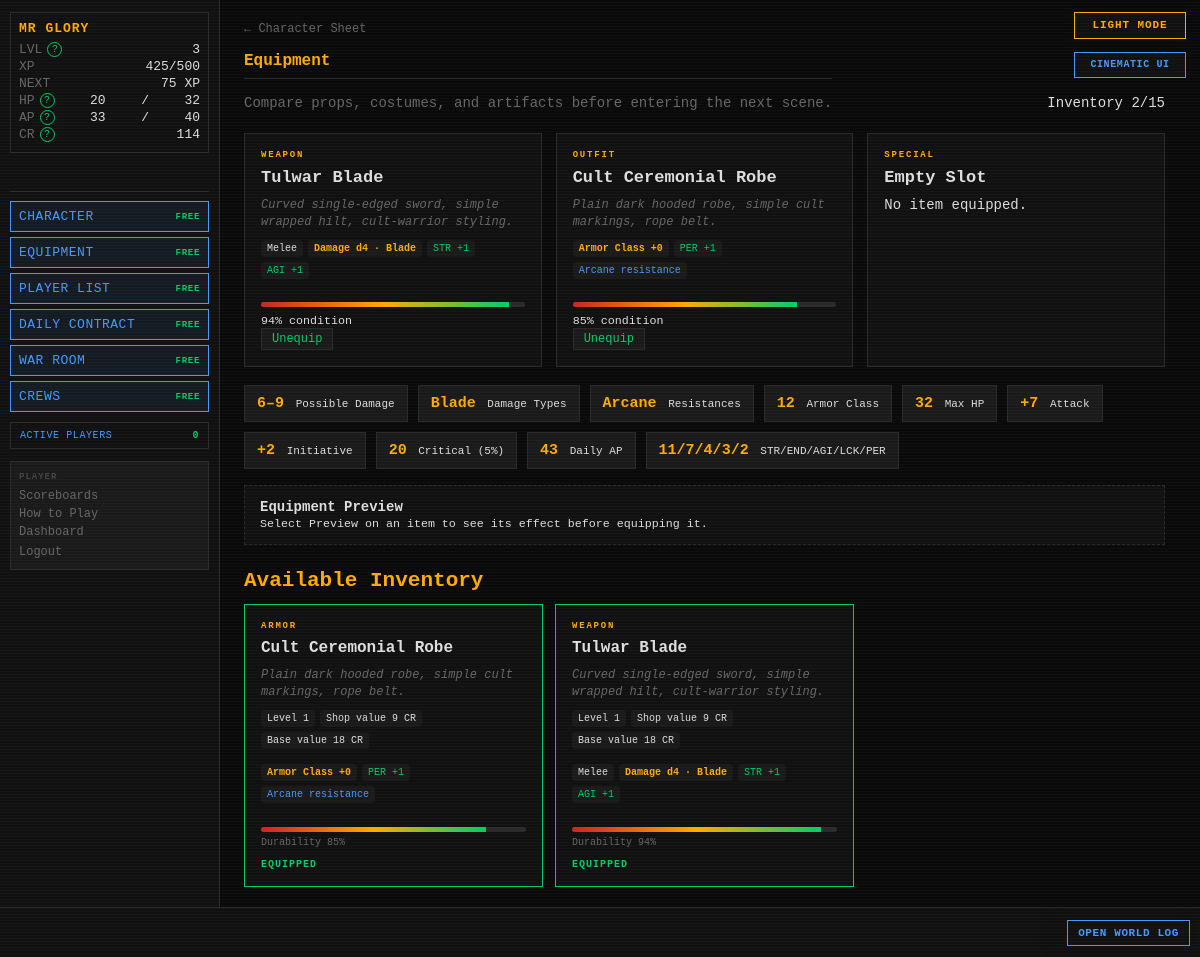
The page /equipment (signed in) on the database its author committed.
### tables this page shows
CREATE TABLE players (
    id                  INTEGER PRIMARY KEY AUTOINCREMENT,
    username            TEXT    UNIQUE NOT NULL,
    password_hash       TEXT    NOT NULL,
    email               TEXT    UNIQUE NOT NULL,
    character_name      TEXT    NOT NULL,
    sex                 TEXT    NOT NULL,
    class_id            INTEGER REFERENCES classes(id),
    str_stat            INTEGER NOT NULL DEFAULT 1,
    end_stat            INTEGER NOT NULL DEFAULT 1,
    agi_stat            INTEGER NOT NULL DEFAULT 1,
    lck_stat            INTEGER NOT NULL DEFAULT 1,
    per_stat            INTEGER NOT NULL DEFAULT 1,
    level               INTEGER NOT NULL DEFAULT 1,
    xp                  INTEGER NOT NULL DEFAULT 0,
    current_hp          INTEGER NOT NULL,
    current_ap          INTEGER NOT NULL,
    credits             INTEGER NOT NULL DEFAULT 25,
    equipped_weapon_id  INTEGER REFERENCES inventory_items(id),
    equipped_armor_id   INTEGER REFERENCES inventory_items(id),
    equipped_special_id INTEGER REFERENCES inventory_items(id),
    in_combat           INTEGER NOT NULL DEFAULT 0,
    pending_levelup     INTEGER NOT NULL DEFAULT 0,
    pending_perk        INTEGER NOT NULL DEFAULT 0,
    combat_preference   TEXT    NOT NULL DEFAULT "Balanced",
    is_banned           INTEGER NOT NULL DEFAULT 0,
    retired_at          TEXT,
    last_login_at       TEXT,
    created_at          TEXT    NOT NULL DEFAULT (datetime('now'))
);

CREATE TABLE inventory_items (
    id                 INTEGER PRIMARY KEY AUTOINCREMENT,
    player_id          INTEGER NOT NULL REFERENCES players(id),
    item_type          TEXT    NOT NULL,
    item_id            INTEGER NOT NULL,
    current_durability INTEGER NOT NULL DEFAULT 100,
    acquired_at        TEXT    NOT NULL DEFAULT (datetime('now')),
    acquired_method    TEXT    NOT NULL
);

CREATE TABLE weapons (
    id              INTEGER PRIMARY KEY AUTOINCREMENT,
    name            TEXT    UNIQUE NOT NULL,
    is_active       INTEGER NOT NULL DEFAULT 1,
    level           INTEGER NOT NULL,
    weapon_type     TEXT    NOT NULL,
    damage_die      TEXT    NOT NULL,
    damage_type     TEXT    NOT NULL,
    str_bonus       INTEGER NOT NULL DEFAULT 0,
    end_bonus       INTEGER NOT NULL DEFAULT 0,
    agi_bonus       INTEGER NOT NULL DEFAULT 0,
    lck_bonus       INTEGER NOT NULL DEFAULT 0,
    per_bonus       INTEGER NOT NULL DEFAULT 0,
    associated_to   TEXT,
    credit_cost     INTEGER NOT NULL,
    drop_chance     REAL    NOT NULL,
    starting_durability INTEGER NOT NULL DEFAULT 100,
    imported_at     TEXT    NOT NULL DEFAULT (datetime('now'))
, description TEXT NOT NULL DEFAULT '');

CREATE TABLE armor (
    id              INTEGER PRIMARY KEY AUTOINCREMENT,
    name            TEXT    UNIQUE NOT NULL,
    is_active       INTEGER NOT NULL DEFAULT 1,
    level           INTEGER NOT NULL,
    ac_bonus        INTEGER NOT NULL DEFAULT 0,
    res_blade       INTEGER NOT NULL DEFAULT 0,
    res_blunt       INTEGER NOT NULL DEFAULT 0,
    res_ballistic   INTEGER NOT NULL DEFAULT 0,
    res_energy      INTEGER NOT NULL DEFAULT 0,
    res_arcane      INTEGER NOT NULL DEFAULT 0,
    res_explosive   INTEGER NOT NULL DEFAULT 0,
    res_venom       INTEGER NOT NULL DEFAULT 0,
    str_bonus       INTEGER NOT NULL DEFAULT 0,
    end_bonus       INTEGER NOT NULL DEFAULT 0,
    agi_bonus       INTEGER NOT NULL DEFAULT 0,
    lck_bonus       INTEGER NOT NULL DEFAULT 0,
    per_bonus       INTEGER NOT NULL DEFAULT 0,
    associated_to   TEXT,
    credit_cost     INTEGER NOT NULL,
    drop_chance     REAL    NOT NULL,
    starting_durability INTEGER NOT NULL DEFAULT 100,
    imported_at     TEXT    NOT NULL DEFAULT (datetime('now'))
, description TEXT NOT NULL DEFAULT '');

### routes/character.py (the view)
@bp.route("/equipment")
def equipment():
    player = g.player
    if player.get("in_combat"):
        return redirect(url_for("dashboard.index"))
    inventory = _get_full_inventory(player)
    equipped = {
        "weapon": _find_equipped(inventory, player.get("equipped_weapon_id")),
        "armor": _find_equipped(inventory, player.get("equipped_armor_id")),
        "special": _find_equipped(inventory, player.get("equipped_special_id")),
    }
    return render_template(
        "character/equipment.html",
        inventory=inventory,
        equipped=equipped,
        derived=_calc_derived_stats(player, equipped, get_all_settings()),
        feedback=request.args.get("feedback"),
        error=request.args.get("error"),
    )

### app.py (called while the page is built)
def _context_processor() -> dict:
    settings = get_all_settings()
    player = g.get("player")
    if not player:
        return {"settings": settings}
    active_count = execute_one(
        """SELECT COUNT(DISTINCT q.player_id) AS cnt FROM action_queue q
           JOIN players p ON p.id=q.player_id
           WHERE datetime(q.created_at)>=datetime('now','-5 minutes') AND p.is_banned=0"""
    )["cnt"]
    return {"player": player, "settings": settings,
            "active_player_count": active_count}

def _check_auth():
    if request.endpoint in _AUTH_EXEMPT:
        return None
    if not session.get("player_id"):
        return redirect(url_for("auth.login"))
    return None

def _load_player():
    player_id = session.get("player_id")
    if not player_id:
        return None
    reconcile_combat_state(player_id)
    player = get_player(player_id)
    if player is None:
        session.clear()
        return redirect(url_for("auth.login"))
    g.player = player
    return None

def _check_levelup():
    if request.endpoint in _LEVELUP_EXEMPT:
        return None
    player = g.get("player")
    if player and player.get("pending_levelup") and not player.get("in_combat"):
        return redirect(url_for("auth.levelup"))
    if player and not player.get("in_combat"):
        threshold = cfg.XP_CURVE.get(player["level"] + 1)
        if threshold is not None and player["xp"] >= threshold:
            from combat.engine import check_level_up
            if check_level_up(player["id"], player["xp"], player["level"]):
                g.player = get_player(player["id"])
                return redirect(url_for("auth.levelup"))
    return None

def _set_blackout_flag():
    settings = get_all_settings()
    blackout_mins = settings.get("MIDNIGHT_BLACKOUT_MINUTES", cfg.MIDNIGHT_BLACKOUT_MINUTES)
    now = datetime.now(timezone.utc)
    minutes_to_midnight = (24 * 60) - (now.hour * 60 + now.minute)
    g.blackout = (minutes_to_midnight <= blackout_mins)

### combat/engine.py (called while the page is built)
def proficiency_bonus(level: int) -> int:
    return 2 + max(0, (int(level or 1) - 1) // 4)

### database.py (called while the page is built)
def get_db() -> sqlite3.Connection:
    if 'db' not in g:
        g.db = sqlite3.connect(
            cfg.DB_PATH,
            detect_types=sqlite3.PARSE_DECLTYPES,
            timeout=10,
        )
        g.db.row_factory = dict_factory
        g.db.execute("PRAGMA foreign_keys = ON")
        g.db.execute("PRAGMA journal_mode = WAL")
    return g.db

### templates/character/equipment.html (shortened to what this page needs)
{% extends "base.html" %}
{% block content %}
<div id="page-content" class="equipment-page cinematic-page">
    <div class="sheet-header">
        <div><a href="{{ url_for('character.index') }}" class="back-link">← Character Sheet</a>
        <h1 class="page-title">Equipment</h1>
        <p class="sheet-subtitle">Compare props, costumes, and artifacts before entering the next scene.</p></div>
        <div class="loadout-summary">Inventory {{ player.inventory_count }}/{{ player.inventory_limit }}</div>
    </div>
    <section class="loadout-slots" aria-label="Current loadout">
    {% for slot, item in equipped.items() %}
        <article class="loadout-card {{ 'filled' if item else 'empty' }}">
            <div class="loadout-slot">{{ 'OUTFIT' if slot == 'armor' else slot|upper }}</div>
            {% if item %}
            <h2>{{ item.name }}</h2>
            {% if item.description %}<p class="item-description">{{ item.description }}</p>{% endif %}
            {% include "fragments/item_combat_stats.html" %}
            <div class="durability"><span style="width:{{ item.current_durability }}%"></span></div>
            <small>{{ item.current_durability }}% condition</small>
            <form method="POST" action="{{ url_for('character.unequip') }}">
                <button class="btn-small" type="submit">Unequip</button>
            </form>
            {% else %}<h2>Empty Slot</h2><p>No item equipped.</p>{% endif %}
        </article>
    {% endfor %}
    </section>
    <section class="derived-strip" aria-label="Current derived statistics">
        <span><b>{{ derived.damage_min }}–{{ derived.damage_max }}</b> Possible Damage</span>
        <span><b>{{ derived.damage_types|join(' + ') }}</b> Damage Types</span>
        <span><b>{{ derived.resistances|join(', ') if derived.resistances else 'None' }}</b> Resistances</span>
        <span><b>{{ derived.ac }}</b> Armor Class</span><span><b>{{ derived.max_hp }}</b> Max HP</span>
        <span><b>{{ '%+d'|format(derived.attack_modifier) }}</b> Attack</span>
        <span><b>{{ '%+d'|format(derived.initiative_modifier) }}</b> Initiative</span>
        <span><b>{{ derived.crit_range }}</b> Critical ({{ derived.crit_chance_pct }}%)</span><span><b>{{ derived.daily_ap }}</b> Daily AP</span>
        <span><b>{{ derived.str }}/{{ derived.end }}/{{ derived.agi }}/{{ derived.lck }}/{{ derived.per }}</b> STR/END/AGI/LCK/PER</span>
    </section>
    <section id="loadout-preview" class="loadout-preview" aria-live="polite">
        <div><strong>Equipment Preview</strong><br><small>Select Preview on an item to see its effect before equipping it.</small></div>
    </section>
    <h2 class="section-title">Available Inventory</h2>
    <div class="equipment-grid">
    {% for item in inventory %}
        <article class="equipment-card {{ 'is-equipped' if item.is_equipped }}">
            <div class="equipment-type">{{ item.item_type }}</div><h3>{{ item.name }}</h3>
            {% if item.description %}<p class="item-description">{{ item.description }}</p>{% endif %}
            <div class="item-properties item-reference-properties">
                <span>Level {{ item.level or '—' }}</span>
                <span>Shop value {{ item.sell_price }} CR</span>
                <span>Base value {{ item.credit_cost }} CR</span>
            </div>
            {% include "fragments/item_combat_stats.html" %}
            <div class="equipment-condition"><div class="durability"><span style="width:{{ item.current_durability }}%"></span></div>Durability {{ item.current_durability }}%</div>
            <div class="equipment-actions">
            {% if item.is_equipped %}<span class="equipped-badge">EQUIPPED</span>
            {% elif item.is_on_auction %}<span class="equipped-badge">AUCTION HOLD</span>{% endif %}
            </div>
        </article>
    {% else %}<p>Your inventory is empty.</p>{% endfor %}
    </div>
</div>
{% endblock %}

### templates/base.html (shortened to what this page needs)
<!DOCTYPE html>
<html lang="en">
<head>
<link rel="stylesheet" href="{{ url_for('static', filename='style.css') }}">
</head>
<body class="{{ 'authenticated' if player else 'auth-page' }} {% block body_class %}{% endblock %}">
{% if settings.get('ALLOW_PLAYER_COLOR_OVERRIDE', true) %}<button id="theme-toggle" type="button" aria-label="Switch color theme" aria-pressed="false">
</button>{% endif %}
{% if settings.get('ALLOW_PLAYER_INTERFACE_OVERRIDE', true) %}
<button id="interface-toggle" type="button" aria-label="Switch interface style" aria-pressed="false">
</button>
{% endif %}
{% if player %}
<div id="left-col">
    <div id="status-block">
        <div class="status-name">{{ player.character_name }}</div>
        <div class="status-line">
            <span class="label">LVL</span>
            <span id="status-level">{{ player.level }}</span>
        </div>
        <div class="status-line">
            <span class="label">XP</span>
            <span><span id="status-xp">{{ player.xp }}</span><span id="status-xp-threshold">{% if player.get('next_level_xp') is not none %}/{{ player.get('next_level_xp') }}{% endif %}</span></span>
        </div>
        <div class="status-line" title="Experience still needed to reach level {{ player.level + 1 }}">
            <span class="label">NEXT</span>
            <span id="status-xp-next">{% if player.get('xp_to_next_level') is none %}MAX{% elif player.get('xp_to_next_level') <= 0 %}LEVEL UP{% else %}{{ player.get('xp_to_next_level') }} XP{% endif %}</span>
        </div>
        <div class="status-line">
            <span class="label">HP</span>
            <span id="status-hp">{{ player.current_hp }}</span>/<span id="status-maxhp">{{ player.max_hp }}</span>
        </div>
        <div class="status-line">
            <span class="label">AP</span>
            <span id="status-ap">{{ player.current_ap }}</span>/<span id="status-maxap">{{ player.max_ap }}</span>
        </div>
        <div class="status-line">
            <span class="label">CR</span>
            <span id="status-credits">{{ player.credits }}</span>
        </div>
    </div>
    <div class="free-action-buttons" aria-label="Free character actions">
        <a class="action-btn free-action-btn" href="{{ url_for('character.index') }}">
            CHARACTER <span class="free-cost">FREE</span>
        </a>
        <a class="action-btn free-action-btn" href="{{ url_for('character.equipment') }}">
            EQUIPMENT <span class="free-cost">FREE</span>
        </a>
        <a class="action-btn free-action-btn" href="{{ url_for('community.players') }}">PLAYER LIST <span class="free-cost">FREE</span></a>
        <a class="action-btn free-action-btn" href="{{ url_for('community.contracts') }}">DAILY CONTRACT <span class="free-cost">FREE</span></a>
        <a class="action-btn free-action-btn" href="{{ url_for('community.war_room') }}">WAR ROOM <span class="free-cost">FREE</span></a>
        <a class="action-btn free-action-btn" href="{{ url_for('crews.index') }}">CREWS <span class="free-cost">FREE</span></a>
    </div>
    <button id="active-players-toggle" class="active-players-toggle" type="button"
            data-url="{{ url_for('feeds.active_players') }}" aria-haspopup="dialog">
        ACTIVE PLAYERS <span id="active-player-count">{{ active_player_count }}</span>
    </button>
    <nav id="left-nav">
        <span class="nav-heading">PLAYER</span>
        <a href="{{ url_for('scoreboards.index') }}">Scoreboards</a>
        <a href="{{ url_for('feeds.game_help') }}">How to Play</a>
        <a href="{{ url_for('dashboard.index') }}">Dashboard</a>
        <form action="{{ url_for('auth.logout') }}" method="POST" style="margin:0">
            <button type="submit" class="nav-link-btn">Logout</button>
        </form>
    </nav>
</div>
{% endif %}
<div id="main">
    {% block content %}{% endblock %}
</div>
{% if player %}
<div id="ticker-wrap">
    <a id="ticker-log-link" href="{{ url_for('feeds.global_log') }}" title="Open the complete World Log">OPEN WORLD LOG</a>
    <div id="ticker">
    </div>
</div>
{% endif %}
</body>
</html>

### templates/fragments/item_combat_stats.html (shortened to what this page needs)
<div class="item-properties item-combat-stats">
    {% if item.item_type == 'WEAPON' %}
        <span>{{ item.weapon_type or 'Weapon' }}</span>
        <span class="primary-property" data-help-key="possible damage">Damage {{ item.damage_die }} · {{ item.damage_type }}</span>
    {% elif item.item_type == 'ARMOR' %}
        <span class="primary-property" data-help-key="armor class">Armor Class +{{ item.ac_bonus or 0 }}</span>
    {% else %}
        <span class="primary-property">Special Item</span>
        {% if item.get('ac_bonus', 0) %}<span class="bonus" data-help-key="armor class">Armor Class +{{ item.ac_bonus }}</span>{% endif %}
    {% endif %}
    {% for stat, label in [('str_bonus','STR'),('end_bonus','END'),('agi_bonus','AGI'),('lck_bonus','LCK'),('per_bonus','PER')] %}
        {% if item.get(stat, 0) %}<span class="bonus" data-help-key="{{ label|lower }}">{{ label }} {{ '%+d'|format(item.get(stat, 0)) }}</span>{% endif %}
    {% endfor %}
    {% for field, label in [('res_blade','Blade'),('res_blunt','Blunt'),('res_ballistic','Ballistic'),('res_energy','Energy'),('res_arcane','Arcane'),('res_explosive','Explosive'),('res_venom','Venom')] %}
        {% if item.get(field, 0) %}<span class="resistance" data-help-key="resistances">{{ label }} resistance</span>{% endif %}
    {% endfor %}
</div>

### rows shown on the page
players: character_name "MR GLORY", level "3", xp "425", current_hp "20", current_ap "33", credits "114"
inventory_items: item_type "WEAPON", name "Tulwar Blade", description "Curved single-edged sword, simple wrapped hilt, cult-warrior styling.", weapon_type "Melee", damage_die "d4", damage_type "Blade", label "STR" "AGI", value "+1" "+1", current_durability "94", item_type "WEAPON"
armor: name "Cult Ceremonial Robe", description "Plain dark hooded robe, simple cult markings, rope belt.", name "Cult Ceremonial Robe", description "Plain dark hooded robe, simple cult markings, rope belt."
weapons: damage_types "Blade", name "Tulwar Blade", description "Curved single-edged sword, simple wrapped hilt, cult-warrior styling.", weapon_type "Melee", damage_die "d4", damage_type "Blade"
inventory_items: item_type "ARMOR"

### other values the page prints
{{ player.get('next_level_xp') }} "500"
{{ player.get('xp_to_next_level') }} "75"
{{ player.max_hp }} "32"
{{ player.max_ap }} "40"
{{ active_player_count }} "0"
{{ player.inventory_count }} "2"
{{ player.inventory_limit }} "15"
{{ 'OUTFIT' if slot == 'armor' else slot|upper }} "OUTFIT" "SPECIAL"
{{ item.ac_bonus or 0 }} "0" "0"
{{ label }} "PER" "PER" "STR" "AGI"
{{ '%+d'|format(item.get(stat, 0)) }} "+1" "+1" "+1" "+1"
{{ label }} "Arcane" "Arcane"
{{ item.current_durability }} "85"
{{ derived.damage_min }} "6"
{{ derived.damage_max }} "9"
